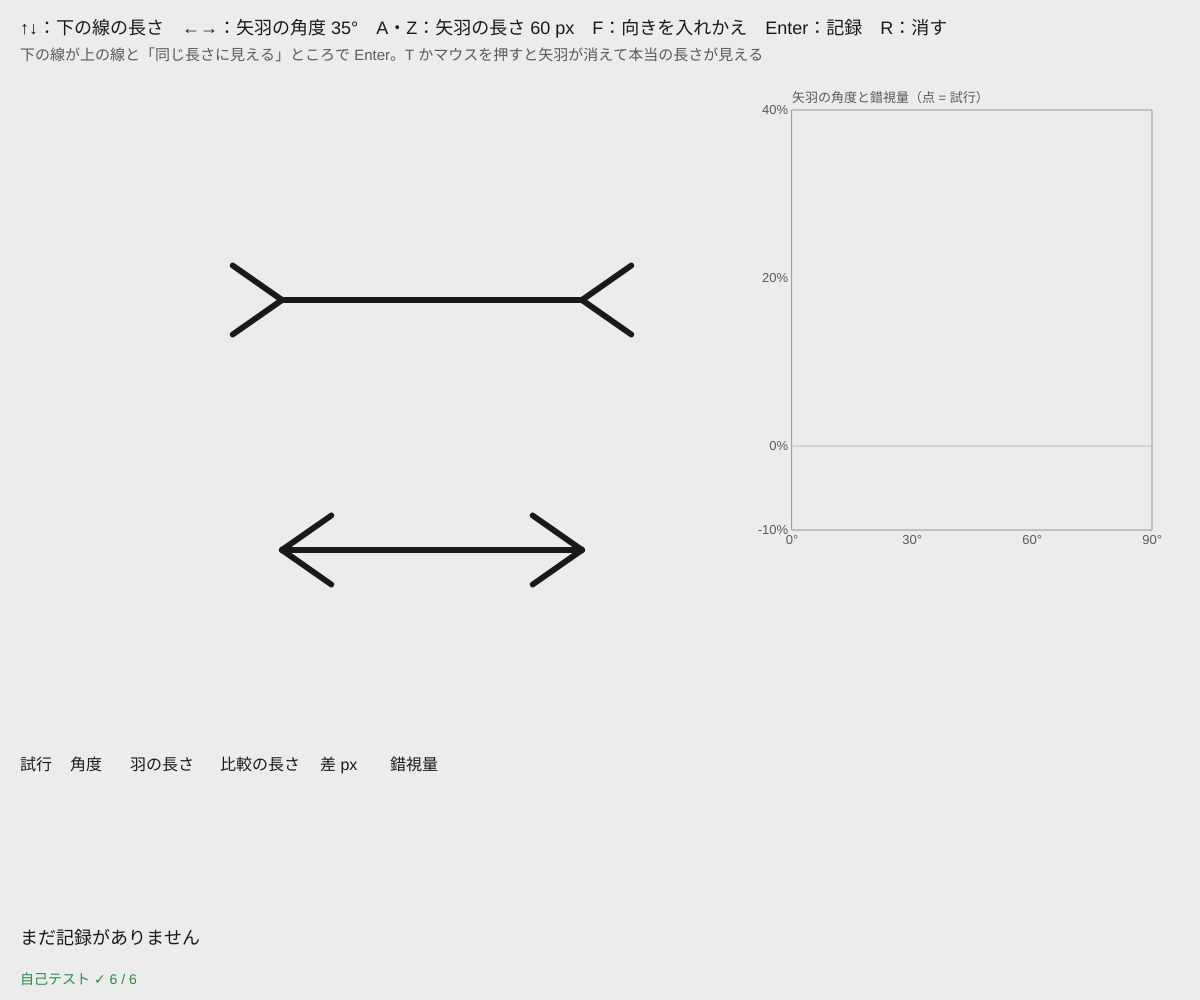
Frame 1 (no input)
Frame 60 (no input): identical to frame 1, image omitted
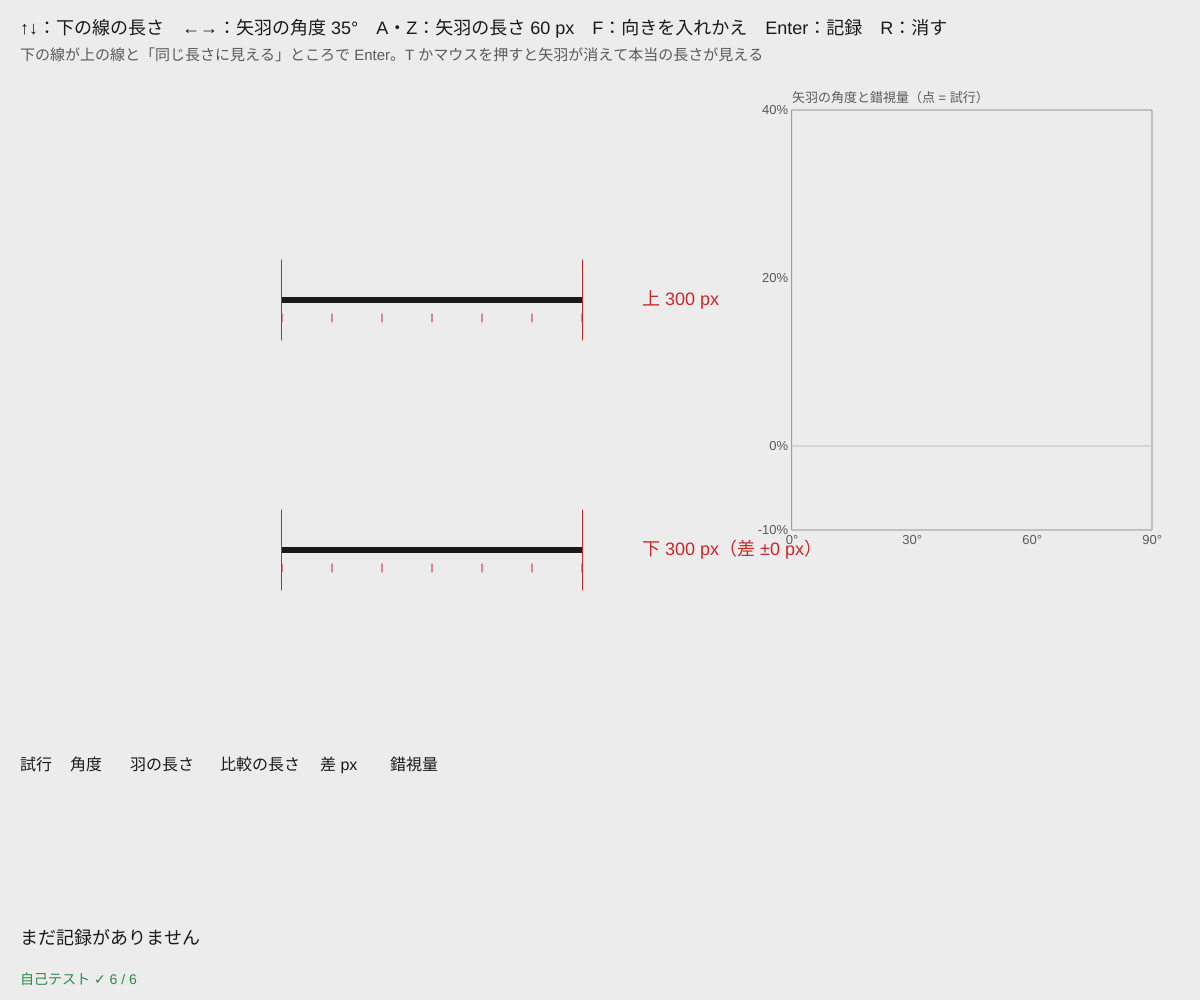
Frame 120 (the mouse pressed at the canvas centre since frame 60)

The p5.js sketch that drew these frames (run headless with seeded random() and noise() and a simulated clock; from frame 60 on, the mouse is pressed at the canvas centre):

// p5.js sketch
// ── sketch.js
// ============================================
// 00 ミュラー＝リヤー錯視
// 同じ長さの 2 本の線でも、両はしの矢羽が外向き（＞─＜）だと長く、内向き（＜─＞）だと短く見える
// 下の線（比較）の長さを ↑↓ で変えて「上と同じに見える」所で Enter → 実際の差（px と %）を記録する（調整法）
// ↑↓ = 比較の長さ / ←→ = 矢羽の角度 / A・Z = 矢羽の長さ / F = 矢羽の向きを入れかえ / Enter = 記録 / R = 記録を消す
// T またはマウスを押している間 = 真実を見る（矢羽を消して、本当の長さを px で表示）
// ============================================

let L0 = 300;               // ★ 上の線（標準刺激）の長さ px
let cmpLen = 300;           // 下の線（比較刺激）の長さ。最初は L0 と同じ
let finAng = 35;            // ★ 矢羽の角度（度）
let finLen = 60;            // ★ 矢羽の長さ px
let SW = 6;                 // ★ 線の太さ px
let swapFins = false, truthKey = false;
let trials = [];            // 記録：{ ang, fl, len, diff, pct }
const PAPER = 236, INK = 25;

function setup() {
  createCanvas(windowWidth, windowHeight);
  L0 = Math.round(Math.min(300, width * 0.28));
  cmpLen = L0;
  drawScene(false);
  selfTest();
}

function truthOn() { return truthKey || mouseIsPressed; }

function draw() {
  drawScene(truthOn());
}

// 2 本の線の位置（画面の大きさから決める）
function layout() {
  return { cx: Math.round(width * 0.36), y1: Math.round(height * 0.3), y2: Math.round(height * 0.55) };
}

function drawScene(truth) {
  background(PAPER);
  let { cx, y1, y2 } = layout();
  drawML(cx, y1, L0, !swapFins, !truth);       // 上：標準（外向きの矢羽）
  drawML(cx, y2, cmpLen, swapFins, !truth);    // 下：比較（内向きの矢羽）

  if (truth) {
    // 両はしに縦の補助線と、本当の長さ
    stroke(200, 40, 40); strokeWeight(1);
    for (let [y, len] of [[y1, L0], [y2, cmpLen]]) {
      let x0 = cx - Math.floor(len / 2), x1 = x0 + len;
      line(x0 - 0.5, y - 40, x0 - 0.5, y + 40); line(x1 + 0.5, y - 40, x1 + 0.5, y + 40);   // 線のすぐ外側の 1 px
      for (let x = x0; x <= x1; x += 50) line(x, y + 14, x, y + 22);   // 50 px ごとの目盛り
    }
    noStroke(); fill(200, 40, 40); textSize(18); textAlign(LEFT, CENTER);
    text('上 ' + L0 + ' px', cx + L0 / 2 + 60, y1);
    text('下 ' + cmpLen + ' px（差 ' + signed(cmpLen - L0) + ' px）', cx + Math.max(cmpLen, L0) / 2 + 60, y2);
  }

  // 文字
  noStroke(); fill(INK); textAlign(LEFT, BASELINE); textSize(18);
  text('↑↓：下の線の長さ　←→：矢羽の角度 ' + finAng + '°　A・Z：矢羽の長さ ' + finLen + ' px　F：向きを入れかえ　Enter：記録　R：消す', 20, 34);
  fill(90); textSize(15);
  text('下の線が上の線と「同じ長さに見える」ところで Enter。T かマウスを押すと矢羽が消えて本当の長さが見える', 20, 60);
  drawTable(20, height - 230);
  drawGraph(Math.round(width * 0.66), 110, Math.round(width * 0.3), Math.round(height * 0.42));
  fill(selfTestResults.length && selfTestResults.every((r) => r.ok) ? color(40, 140, 70) : color(200, 40, 40)); textSize(14);
  text(selfTestLine(), 20, height - 16);
}

// ミュラー＝リヤー図形：中心 cx、高さ y、長さ len。out = true なら外向き（＞─＜）
function drawML(cx, y, len, out, fins) {
  let x0 = cx - Math.floor(len / 2), x1 = x0 + len;
  noStroke(); fill(INK);
  rect(x0, y - SW / 2, len, SW);                     // 線（軸）は長方形で描く → 長さが正確
  if (!fins) return;
  stroke(INK); strokeWeight(SW); strokeCap(ROUND);
  for (let [x, dir] of [[x0, -1], [x1, 1]]) {
    let p = finTip(x, y, dir, out);
    line(x, y, p[0], p[1] - 0); line(x, y, p[0], 2 * y - p[1]);
  }
}
// 矢羽の先の位置：dir = −1 が左はし、+1 が右はし
function finTip(x, y, dir, out) {
  let a = (finAng * Math.PI) / 180, s = out ? dir : -dir;
  return [x + s * finLen * Math.cos(a), y - finLen * Math.sin(a)];
}

function keyPressed() {
  if (key === UP_ARROW) cmpLen = Math.min(Math.round(width * 0.6), cmpLen + 2);
  if (key === DOWN_ARROW) cmpLen = Math.max(40, cmpLen - 2);
  if (key === RIGHT_ARROW) finAng = Math.min(85, finAng + 5);
  if (key === LEFT_ARROW) finAng = Math.max(5, finAng - 5);
  if (key === 'a' || key === 'A') finLen = Math.min(140, finLen + 10);
  if (key === 'z' || key === 'Z') finLen = Math.max(0, finLen - 10);
  if (key === 'f' || key === 'F') swapFins = !swapFins;
  if (key === 't' || key === 'T') truthKey = !truthKey;
  if (key === 'r' || key === 'R') trials = [];
  if (key === ENTER) {
    trials.push({ ang: finAng, fl: finLen, len: cmpLen, diff: cmpLen - L0, pct: illusionPct(cmpLen, L0) });
    cmpLen = L0 + Math.round((Math.random() - 0.5) * 80);   // 次の試行は少しずらしてから始める
  }
}

// 錯視量 %：（同じに見えた長さ − 本当の長さ）÷ 本当の長さ
function illusionPct(seen, real) { return ((seen - real) / real) * 100; }
function mean(a) { return a.length ? a.reduce((s, x) => s + x, 0) / a.length : 0; }
function signed(v) { return (v > 0 ? '+' : v < 0 ? '−' : '±') + Math.abs(v); }

function drawTable(x, y) {
  let head = ['試行', '角度', '羽の長さ', '比較の長さ', '差 px', '錯視量'], cw = [50, 60, 90, 100, 70, 80];
  let cols = (vals, yy) => { let xx = x; vals.forEach((v, i) => { text(v, xx, yy); xx += cw[i]; }); };
  noStroke(); fill(INK); textSize(16); textAlign(LEFT, BASELINE);
  cols(head, y);
  let last = trials.slice(-6);
  fill(70);
  last.forEach((t, i) => cols([trials.length - last.length + i + 1, t.ang + '°', t.fl, t.len, signed(t.diff), t.pct.toFixed(1) + ' %'], y + 24 * (i + 1)));
  fill(INK); textSize(18);
  text(trials.length ? '平均の錯視量 ' + mean(trials.map((t) => t.pct)).toFixed(1) + ' %（' + trials.length + ' 回）' : 'まだ記録がありません', x, y + 24 * 7 + 6);
}

// 角度ごとの錯視量のグラフ（横：角度、縦：%）
function drawGraph(gx, gy, gw, gh) {
  noFill(); stroke(150); strokeWeight(1); rect(gx, gy, gw, gh);
  let yOf = (p) => gy + gh - ((p + 10) / 50) * gh, xOf = (a) => gx + (a / 90) * gw;
  stroke(190); line(gx, yOf(0), gx + gw, yOf(0));
  noStroke(); fill(90); textSize(13); textAlign(RIGHT, CENTER);
  for (let p of [-10, 0, 20, 40]) text(p + '%', gx - 4, yOf(p));
  textAlign(CENTER, TOP); for (let a of [0, 30, 60, 90]) text(a + '°', xOf(a), gy + gh + 4);
  textAlign(LEFT, BASELINE); text('矢羽の角度と錯視量（点 = 試行）', gx, gy - 8);
  fill(200, 40, 40);
  for (let t of trials) circle(xOf(t.ang), constrain(yOf(t.pct), gy, gy + gh), 8);
}

function windowResized() { resizeCanvas(windowWidth, windowHeight); }

// ---------- やってみよう ----------
// 1. 角度 35° で 3 回測って平均を出す。次に 70° で。どちらが錯視が強い？
// 2. 矢羽の長さを 0 にすると錯視量は 0 % に近づく？（Z を押し続ける）
// 3. F で向きを入れかえると、差の符号はどうなる？
// 4. T で真実を見てから、もう一度測る。知っていても錯視は消えない？
// 5. 友だちと測り比べよう。錯視の強さには個人差がある


// ==================================================
// ここから下は「錯視の道具」（中身は読まなくても OK。消さないでね）
// ==================================================
// ---- 画面の画素を読む（pixelDensity に対応）
function readPix(x, y) {
  let d = pixelDensity(), i = 4 * (Math.round(y * d) * Math.round(width * d) + Math.round(x * d));
  return [pixels[i], pixels[i + 1], pixels[i + 2]];
}
// 高さ y の行で、色が c に近い画素が続く範囲 [左, 右] を探す（x の範囲 xa〜xb）
function inkRun(y, xa, xb, c, tol = 12) {
  let first = -1, last = -1;
  for (let x = Math.max(0, xa); x <= Math.min(width - 1, xb); x++) {
    let p = readPix(x, y);
    if (Math.abs(p[0] - c) <= tol && Math.abs(p[1] - c) <= tol && Math.abs(p[2] - c) <= tol) { if (first < 0) first = x; last = x; }
  }
  return first < 0 ? 0 : last - first + 1;
}

// ---- 自己テスト：描いた画面の画素を測って、2 本が本当に同じ長さかを確かめる
let selfTestResults = [];
function selfTest() {
  let R = [], ok = (name, cond) => R.push({ name, ok: !!cond });
  let { cx, y1, y2 } = layout(), xa = cx - L0, xb = cx + L0;
  ok('はじめは 標準 = 比較 = ' + L0 + ' px（同じ定数）', cmpLen === L0);
  drawScene(true); loadPixels();                     // 真実モード（矢羽なし）で画素を測る
  let m1 = inkRun(y1, xa, xb, INK), m2 = inkRun(y2, xa, xb, INK);
  ok('画素で測った長さ：上 ' + m1 + ' px、下 ' + m2 + ' px（等しく、L0 ±1）', m1 === m2 && Math.abs(m1 - L0) <= 1);
  drawScene(false); loadPixels();                    // 錯視の図（矢羽あり）
  let c1 = readPix(cx, y1), c2 = readPix(cx, y2);
  ok('錯視の図でも 2 本の線の色は同じ', c1.join() === c2.join() && c1[0] === INK);
  let tO = finTip(100, 50, 1, true), tI = finTip(100, 50, 1, false);
  ok('矢羽の先：外向きと内向きは左右対称（はしからの距離が同じ）', Math.abs(tO[0] - 100 + (tI[0] - 100)) < 1e-9 && tO[1] === tI[1]);
  ok('錯視量 %：330 px に見えた 300 px の線は +10 %', Math.abs(illusionPct(330, 300) - 10) < 1e-9);
  ok('平均：記録 0 回は 0、[2, 4, 9] は 5', mean([]) === 0 && mean([2, 4, 9]) === 5);
  selfTestResults = R;
  for (let r of R) (r.ok ? console.log : console.error)((r.ok ? '✓ ' : '✗ ') + r.name);
  return R.every((r) => r.ok);
}
function selfTestLine() { let n = selfTestResults.filter((r) => r.ok).length; return '自己テスト ' + (n === selfTestResults.length ? '✓ ' : '✗ ') + n + ' / ' + selfTestResults.length; }
